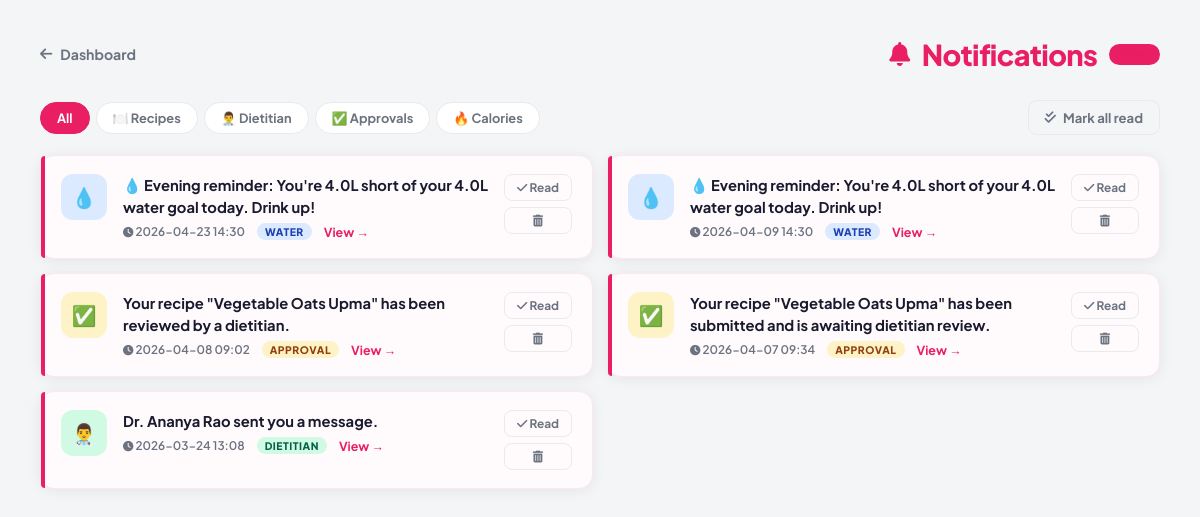
The app's page /notifications (signed in) with its own data.
### tables this page shows
CREATE TABLE notifications (
    id INTEGER PRIMARY KEY AUTOINCREMENT,
    user_id INTEGER NOT NULL,
    message TEXT NOT NULL,
    type TEXT NOT NULL,
    is_read INTEGER DEFAULT 0,
    created_at DATETIME DEFAULT CURRENT_TIMESTAMP, link TEXT DEFAULT '',
    FOREIGN KEY (user_id) REFERENCES users(id)
);

### app.py (the view)
@app.route("/notifications")
def notifications():
    if "user_id" not in session:
        return redirect("/login")
    filter_type = request.args.get("type", "all")
    conn = get_db_connection()
    query = "SELECT id, message, type, is_read, created_at, COALESCE(link,'') as link FROM notifications WHERE user_id=?"
    params = [session["user_id"]]
    if filter_type != "all":
        query += " AND type=?"
        params.append(filter_type)
    query += " ORDER BY created_at DESC LIMIT 100"
    rows = conn.execute(query, params).fetchall()
    unread_count = conn.execute(
        "SELECT COUNT(*) FROM notifications WHERE user_id=? AND is_read=0",
        (session["user_id"],)
    ).fetchone()[0]
    conn.close()
    return render_template("user/notifications.html",
        notifications=[dict(r) for r in rows],
        unread_count=unread_count,
        filter_type=filter_type)

### app.py (called while the page is built)
def get_db_connection():
    conn = sqlite3.connect(DATABASE)
    conn.row_factory = sqlite3.Row
    return conn

### templates/user/notifications.html (shortened to what this page needs)
<!DOCTYPE html>
<html lang="en">
<head>
    <link rel="stylesheet" href="https://cdnjs.cloudflare.com/ajax/libs/font-awesome/6.4.0/css/all.min.css">
</head>
<body>
<div class="page">
    <div class="topbar">
        <a href="/dashboard" class="back-link"><i class="fas fa-arrow-left"></i> Dashboard</a>
        <h1 class="page-title">
            <i class="fas fa-bell" style="color:var(--brand);font-size:1.5rem"></i>
            <span>Notifications</span>
            {% if unread_count > 0 %}
            <span class="unread-badge">{{ unread_count }} new</span>
            {% endif %}
        </h1>
    </div>
    <div class="actions-bar">
        <div class="filter-tabs">
            <a href="/notifications?type=all"       class="ftab {% if filter_type=='all' %}active{% endif %}">All</a>
            <a href="/notifications?type=recipe"    class="ftab {% if filter_type=='recipe' %}active{% endif %}">🍽️ Recipes</a>
            <a href="/notifications?type=dietitian" class="ftab {% if filter_type=='dietitian' %}active{% endif %}">👨‍⚕️ Dietitian</a>
            <a href="/notifications?type=approval"  class="ftab {% if filter_type=='approval' %}active{% endif %}">✅ Approvals</a>
            <a href="/notifications?type=calorie"   class="ftab {% if filter_type=='calorie' %}active{% endif %}">🔥 Calories</a>
        </div>
        {% if unread_count > 0 %}
        <button class="mark-all-btn" onclick="markAllRead()">
            <i class="fas fa-check-double"></i> Mark all read
        </button>
        {% endif %}
    </div>
    <div class="notif-list" id="notifList">
        {% if notifications %}
        {% for n in notifications %}
        {% set type_icons = {
            'recipe':    '🍽️',
            'dietitian': '👨‍⚕️',
            'approval':  '✅',
            'calorie':   '🔥',
            'water':     '💧',
            'weekly':    '📊',
            'security':  '🔐',
            'meal':      '🥗',
            'info':      'ℹ️',
        } %}
        {% set icon = type_icons.get(n.type, '🔔') %}
        <div class="notif-card {% if not n.is_read %}unread{% endif %}" id="notif-{{ n.id }}">
            <div class="notif-icon icon-{{ n.type if n.type in ['recipe','dietitian','approval','calorie','water','weekly','info'] else 'info' }}">
                {{ icon }}
            </div>
            <div class="notif-body">
                <div class="notif-message">{{ n.message }}</div>
                <div class="notif-meta">
                    <span class="notif-time"><i class="fas fa-clock" style="font-size:.65rem"></i> {{ n.created_at[:16] if n.created_at else '' }}</span>
                    <span class="notif-type-chip chip-{{ n.type if n.type else 'info' }}">{{ n.type|title if n.type else 'General' }}</span>
                    {% if n.link %}
                    <a href="{{ n.link }}" class="notif-link">View →</a>
                    {% endif %}
                </div>
            </div>
            <div class="notif-actions">
                {% if not n.is_read %}
                <button class="notif-btn" onclick="markRead({{ n.id }}, this)">
                    <i class="fas fa-check"></i> Read
                </button>
                {% endif %}
                <button class="notif-btn del" onclick="deleteNotif({{ n.id }}, this)">
                    <i class="fas fa-trash-can"></i>
                </button>
            </div>
        </div>
        {% endfor %}
        {% endif %}
    </div>
</div>
</body>
</html>

### templates/user/notifications.html (style rules this page uses)
:root { --brand: #e91e63; --brand-dark: #be185d; --brand-soft: #fce7f3; --bg: #f4f5f7; --surface: #fff; --text: #1a1a2e; --muted: #6b7280; --border: #e8eaed; --shadow: 0 2px 14px rgba(0,0,0,.07); --radius: 14px; }
* { box-sizing: border-box; margin: 0; padding: 0; }
body { font-family: 'Plus Jakarta Sans', sans-serif; background: var(--bg); color: var(--text); min-height: 100vh; }
.page { width: 100%; padding: 36px 40px 80px; }
.topbar { display: flex; align-items: center; justify-content: space-between; flex-wrap: wrap; gap: 14px; margin-bottom: 28px; }
.back-link { display: inline-flex; align-items: center; gap: 8px; font-size: .88rem; font-weight: 700; color: var(--muted); text-decoration: none; transition: color .15s; }
.page-title { font-size: 1.8rem; font-weight: 800; letter-spacing: -.02em; display: flex; align-items: center; gap: 12px; }
.page-title span { color: var(--brand); }
.unread-badge { background: var(--brand); color: #fff; border-radius: 999px; font-size: .72rem; font-weight: 800; padding: 3px 10px; }
.actions-bar { display: flex; align-items: center; justify-content: space-between; flex-wrap: wrap; gap: 10px; margin-bottom: 20px; }
.mark-all-btn { background: none; border: 1.5px solid var(--border); color: var(--muted); border-radius: 9px; padding: 8px 16px; font-size: .82rem; font-weight: 700; cursor: pointer; font-family: inherit; display: inline-flex; align-items: center; gap: 7px; transition: all .15s; }
.filter-tabs { display: flex; gap: 6px; flex-wrap: wrap; }
.ftab { padding: 7px 16px; border-radius: 999px; font-size: .8rem; font-weight: 700; text-decoration: none; color: var(--muted); border: 1.5px solid var(--border); background: var(--surface); transition: all .15s; display: inline-flex; align-items: center; gap: 6px; }
.ftab.active { background: var(--brand); color: #fff; border-color: var(--brand); }
.notif-list { display: grid; grid-template-columns: repeat(2, 1fr); gap: 14px; }
.notif-card { background: var(--surface); border-radius: var(--radius); border: 1.5px solid var(--border); padding: 18px 20px; display: flex; align-items: flex-start; gap: 16px; box-shadow: var(--shadow); transition: border-color .15s, box-shadow .15s; position: relative; }
.notif-card.unread { border-color: var(--brand-soft); background: #fffbfd; }
.notif-card.unread::before { content: ''; position: absolute; left: 0; top: 0; bottom: 0; width: 4px; background: var(--brand); border-radius: var(--radius) 0 0 var(--radius); }
.notif-icon { width: 46px; height: 46px; border-radius: 12px; display: flex; align-items: center; justify-content: center; font-size: 1.25rem; flex-shrink: 0; }
.icon-dietitian { background: #d1fae5; }
.icon-approval { background: #fef3c7; }
.icon-water { background: #dbeafe; }
.notif-body { flex: 1; min-width: 0; }
.notif-message { font-size: .92rem; font-weight: 600; line-height: 1.5; margin-bottom: 5px; }
.notif-card.unread .notif-message { font-weight: 700; }
.notif-meta { display: flex; align-items: center; gap: 12px; flex-wrap: wrap; }
.notif-time { font-size: .74rem; color: var(--muted); font-weight: 600; }
.notif-type-chip { font-size: .65rem; font-weight: 800; text-transform: uppercase; letter-spacing: .05em; padding: 2px 8px; border-radius: 999px; }
.chip-dietitian { background: #d1fae5; color: #065f46; }
.chip-approval { background: #fef3c7; color: #92400e; }
.chip-water { background: #dbeafe; color: #1e40af; }
.notif-actions { display: flex; flex-direction: column; gap: 6px; flex-shrink: 0; }
.notif-btn { background: none; border: 1px solid var(--border); color: var(--muted); border-radius: 8px; padding: 5px 12px; font-size: .74rem; font-weight: 700; cursor: pointer; font-family: inherit; transition: all .15s; white-space: nowrap; }
.notif-link { font-size: .78rem; color: var(--brand); font-weight: 700; text-decoration: none; }

### records on screen
notifications: icon "💧", message "💧 Evening reminder: You're 4.0L short of your 4.0L water goal today. Drink up!", created_at "2026-04-23 14:30", type "WATER"
notifications: icon "💧", message "💧 Evening reminder: You're 4.0L short of your 4.0L water goal today. Drink up!", created_at "2026-04-09 14:30", type "WATER"
notifications: icon "✅", message "Your recipe \"Vegetable Oats Upma\" has been reviewed by a dietitian.", created_at "2026-04-08 09:02", type "APPROVAL"
notifications: icon "✅", message "Your recipe \"Vegetable Oats Upma\" has been submitted and is awaiting dietitian review.", created_at "2026-04-07 09:34", type "APPROVAL"
notifications: icon "👨‍⚕️", message "Dr. Ananya Rao sent you a message.", created_at "2026-03-24 13:08", type "DIETITIAN"
